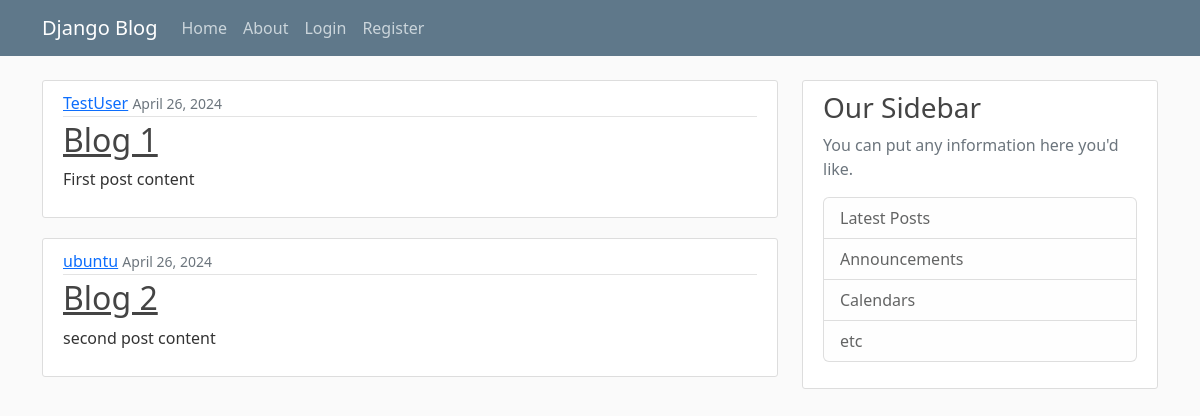
The page / on the database its author committed.
### blog/models.py (models this page shows, shortened)
class Post(models.Model):
    title = models.CharField(max_length=100)
    content = models.TextField()
    date_posted = models.DateTimeField(default=timezone.now)
    author = models.ForeignKey(User, on_delete=models.CASCADE)

### blog/views.py (the view)
# urls.py: path('', views.home, name='blog-home'),
def home(request):
    context = {
        'posts': Post.objects.all()
    }
    return render(request, 'blog/home.html', context)

### blog/templates/blog/home.html
<!DOCTYPE html>
{% extends "blog/base.html"%}
{% block content %}
    {% for post in posts %}
        <article class="media content-section">
            <div class="media-body">
            <div class="article-metadata">
                <a class="mr-2" href="#">{{ post.author }}</a>
                <small class="text-muted">{{ post.date_posted|date:"F d, Y" }}</small>
            </div>
            <h2><a class="article-title" href="#">{{ post.title }}</a></h2>
            <p class="article-content">{{ post.content }}</p>
            </div>
        </article>
    {% endfor %}
{%endblock content%}

### blog/static/blog/main.css (style rules this page uses)
body { background: #fafafa; color: #333333; margin-top: 5rem; }
h1, h2, h3, h4, h5, h6 { color: #444444; }
.content-section { background: #ffffff; padding: 10px 20px; border: 1px solid #dddddd; border-radius: 3px; margin-bottom: 20px; }
.article-title { color: #444444; }
.article-content { white-space: pre-line; }
.article-metadata { padding-bottom: 1px; margin-bottom: 4px; border-bottom: 1px solid #e3e3e3 }

### rows shown on the page
Post: author "TestUser", date_posted "April 26, 2024", title "Blog 1", content "First post content"
Post: author "ubuntu", date_posted "April 26, 2024", title "Blog 2", content "second post content"
